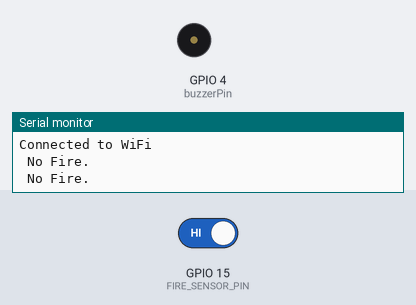
A sketch run on a simulated ESP32. On the bench: buzzer (waves = sounding, pin HIGH), the last lines printed to the serial monitor. The test bench sets the inputs (shaded band); at power-on: GPIO 15 (FIRE_SENSOR_PIN) HIGH. WiFi joins after 1.5 s; servers stay silent unless stated.

Above: at 3.5 s.
3.6 s: GPIO 15 (FIRE_SENSOR_PIN) driven LOW
At 4.6 s:
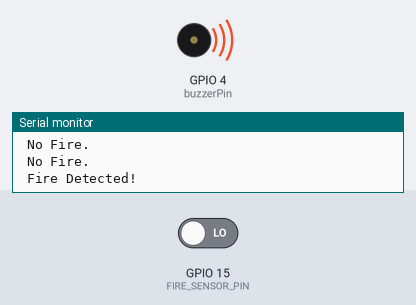
5.8 s: GPIO 15 (FIRE_SENSOR_PIN) driven HIGH
At 7.4 s:
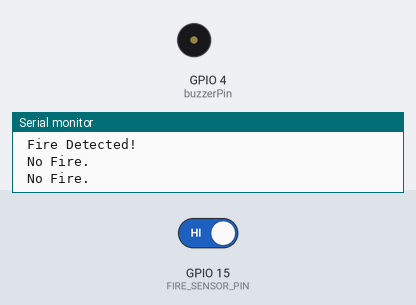
Timing chart, 0 to 8.9 s (numbered marks = the images above; inputs shaded):
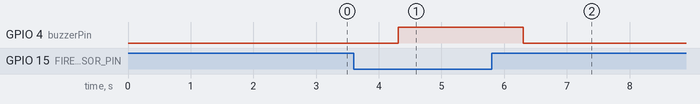

The sketch:

microo.ino.ino
```cpp
#define BLYNK_TEMPLATE_ID           "TMPL3kar-KWIS"
#define BLYNK_TEMPLATE_NAME         "FIRE ALARM"
#define BLYNK_AUTH_TOKEN            "lIVlsBeLI_qjYcgbSkFbyfBx1Nnq_QoK"


#define BLYNK_PRINT Serial


#include <WiFi.h>
#include <WiFiClient.h>
#include <BlynkSimpleEsp32.h>

char auth[]= BLYNK_AUTH_TOKEN;
char ssid[] = "Galaxy M33 5G53A7";
char pass[] = "hakunamatata";
BlynkTimer timer;

const int FIRE_SENSOR_PIN = 15;
const int buzzerPin = 4;
// Timer for periodic tasks

WidgetLED led(V1);

void setup() {

  // Start the serial communication
  Serial.begin(9600);

  // Connect to WiFi
  WiFi.begin(ssid, pass);
  while (WiFi.status() != WL_CONNECTED) {
    delay(1000);
    Serial.println("Connecting to WiFi...");
  }
  Serial.println("Connected to WiFi");

  pinMode(FIRE_SENSOR_PIN, INPUT);
  pinMode(buzzerPin, OUTPUT);

  Blynk.begin(BLYNK_AUTH_TOKEN, ssid, pass);


  timer.setInterval(2000L, checkSensor);

}

void loop() {

  Blynk.run();
  timer.run();
  checkSensor();
}

void checkSensor(){
  int sensorValue = digitalRead(FIRE_SENSOR_PIN);

  if (sensorValue == 0) {
    Blynk.logEvent("fire_event");
    digitalWrite(buzzerPin, HIGH);
    Serial.println(" Fire Detected!");
    Blynk.virtualWrite(V0, 1);
    led.on();
  }
  else if (sensorValue == 1) {
    digitalWrite(buzzerPin, LOW);
    Serial.println(" No Fire.");
    Blynk.virtualWrite(V0, 0);
    led.off();
  }
  else{
    Serial.println("error");
    led.off();
  }
  delay(1000);
}
```

Measured:
- after the input at 3.6 s, GPIO 4 (buzzerPin): LOW → HIGH after 0.71 s
- after the input at 5.8 s, GPIO 4 (buzzerPin): HIGH → LOW after 0.51 s
